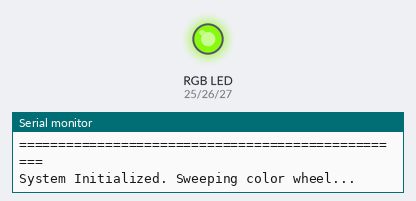
Recording of a sketch running on a simulated ESP32. Parts: an RGB LED mixed from three pins (HIGH = lit), the last lines printed to the serial monitor.

Above: at 0.15 s.
At 1.25 s:
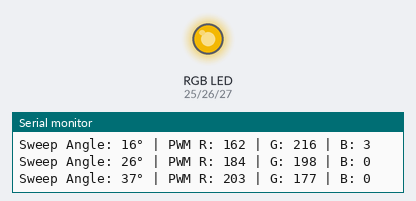
At 2.35 s:
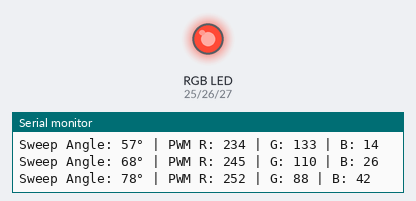
At 4.55 s:
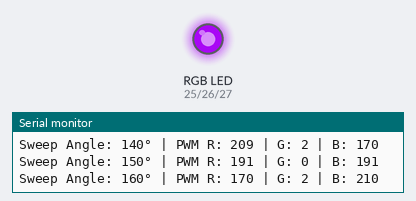
At 6.75 s:
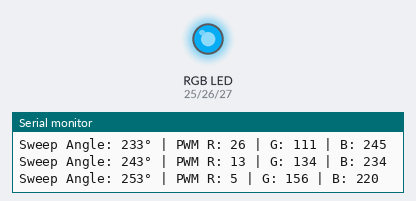
At 9.0 s:
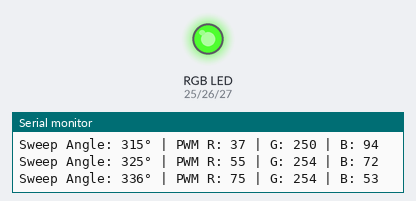
Timing chart, 0 to 12.4 s (numbered marks = the images above):
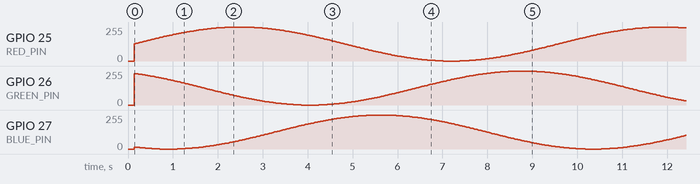

The sketch:

Day_05_RGB_Mixer.ino
```cpp
/*
 * 100 Projects with Arduino - Day 5
 * Project: RGB LED Color Mixer (PWM Additive Color Mixing)
 *
 * DESCRIPTION:
 * This project demonstrates how to control a Common Cathode RGB LED to mix and generate
 * any color in the visible spectrum. Instead of hardcoding simple color steps, the sketch
 * uses a non-blocking mathematical algorithm (three phase-shifted sine waves) to cycle
 * smoothly through the entire color spectrum (the color wheel).
 * Telemetry is logged to the Serial Monitor at non-blocking intervals.
 *
 * THEORY OF OPERATION:
 * 1. An RGB LED is actually three separate LEDs (Red, Green, and Blue) packed into a single
 *    4-pin package. In a Common Cathode configuration:
 *    - Pin 1: Red Anode (positive leg)
 *    - Pin 2: Common Cathode (negative leg, connected to GND)
 *    - Pin 3: Green Anode (positive leg)
 *    - Pin 4: Blue Anode (positive leg)
 * 2. Additive Color Mixing: By adjusting the intensity (PWM duty cycle) of Red, Green, and
 *    Blue, we can mix them to create other colors:
 *    - Red (255)   + Green (255)   + Blue (0)     = Yellow
 *    - Red (255)   + Green (0)     + Blue (255)   = Magenta
 *    - Red (0)     + Green (255)   + Blue (255)   = Cyan
 *    - Red (255)   + Green (255)   + Blue (255)   = White
 * 3. Color Cycling Algorithm:
 *    We treat the color wheel as a wave. Red, Green, and Blue PWM values are calculated
 *    using sine functions phase-shifted by 120 degrees (2*pi/3 radians) from each other:
 *    - Red = sin(angle)
 *    - Green = sin(angle + 120°)
 *    - Blue = sin(angle + 240°)
 *    This ensures that as one color fades out, the next fades in, creating a smooth,
 *    continuous rainbow transition.
 *
 * WIRING:
 * - RGB Red Pin      -> 220 Ohm Resistor -> Arduino Pin 9 (PWM)
 * - RGB Cathode Pin  -> Arduino GND
 * - RGB Green Pin    -> 220 Ohm Resistor -> Arduino Pin 10 (PWM)
 * - RGB Blue Pin     -> 220 Ohm Resistor -> Arduino Pin 11 (PWM)
 *
 * IMPORTANT: You MUST use current-limiting resistors on the Red, Green, and Blue anodes.
 * Connecting them directly to 5V will burn out the LED and can damage your Arduino!
 */

// --- PIN DEFINITIONS ---
#if defined(ESP32)
const int RED_PIN = 25;    // PWM Pin for Red channel
const int GREEN_PIN = 26;  // PWM Pin for Green channel
const int BLUE_PIN = 27;   // PWM Pin for Blue channel
#else
const int RED_PIN = 9;     // PWM Pin for Red channel
const int GREEN_PIN = 10;  // PWM Pin for Green channel
const int BLUE_PIN = 11;   // PWM Pin for Blue channel
#endif

// --- COLOR CYCLE PARAMETERS ---
float angle = 0.0;                  // Current angle for the sine wave cycle (in radians)
const float angleIncrement = 0.02;  // How fast we sweep through the color wheel (smaller = slower)
const unsigned long cycleDelay = 30;  // Time in ms between calculations (30ms = ~33Hz update rate)
unsigned long lastCycleTime = 0;      // Stores last time we updated the colors

// --- TELEMETRY VARIABLES ---
unsigned long lastLogTime = 0;          // Stores last time we logged data
const unsigned long logInterval = 250;  // Log to Serial Monitor 4 times a second

void setup() {
  // Initialize Serial Monitor
  Serial.begin(9600);

  // Configure RGB pins as outputs
  pinMode(RED_PIN, OUTPUT);
  pinMode(GREEN_PIN, OUTPUT);
  pinMode(BLUE_PIN, OUTPUT);

  Serial.println("==================================================");
  Serial.println("Day 5: RGB LED Color Mixer (Sinusoidal Rainbow)");
  Serial.println("==================================================");
  Serial.println("System Initialized. Sweeping color wheel...");
}

void loop() {
  unsigned long currentTime = millis();

  // Step 1: Smoothly update the LED colors at a fixed, non-blocking rate (33Hz)
  if (currentTime - lastCycleTime >= cycleDelay) {
    lastCycleTime = currentTime;

    // Advance the angle (wraps around naturally in trigonometric functions)
    angle += angleIncrement;
    if (angle >= 2.0 * PI) {
      angle -= 2.0 * PI;
    }

    // Step 2: Calculate PWM intensities using phase-shifted sine waves.
    // sin(x) outputs a value from -1.0 to 1.0.
    // We add 1.0 (range 0.0 to 2.0) and multiply by 127.5 to scale to 0.0 to 255.0.

    // Red wave starts at 0 rad
    int rVal = (sin(angle) + 1.0) * 127.5;

    // Green wave is phase-shifted by 120 degrees (2*PI/3)
    int gVal = (sin(angle + (2.0 * PI / 3.0)) + 1.0) * 127.5;

    // Blue wave is phase-shifted by 240 degrees (4*PI/3)
    int bVal = (sin(angle + (4.0 * PI / 3.0)) + 1.0) * 127.5;

    // Step 3: Write the mixed color intensities to the PWM pins
    analogWrite(RED_PIN, rVal);
    analogWrite(GREEN_PIN, gVal);
    analogWrite(BLUE_PIN, bVal);

    // Step 4: Non-blocking telemetry print to show active mixing
    if (currentTime - lastLogTime >= logInterval) {
      lastLogTime = currentTime;

      Serial.print("Sweep Angle: ");
      Serial.print(angle * (180.0 / PI), 0);  // Print angle in degrees for readability
      Serial.print("° | PWM R: ");
      Serial.print(rVal);
      Serial.print(" | G: ");
      Serial.print(gVal);
      Serial.print(" | B: ");
      Serial.println(bVal);
    }
  }

  // Non-blocking architecture allows the microcontroller to execute other code here
}
```
